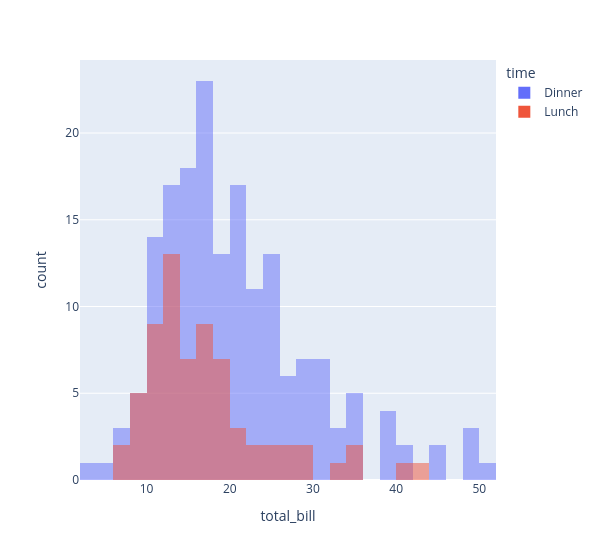

The notebook cell this image was saved under:
### Code cell
px.histogram(data_frame=tip_df, x='total_bill', width=600, color='time', barmode='overlay')

### Figure 1 — Plotly figure (JSON) as saved in the notebook; plotly's stock layout.template omitted (floating-point values rounded to 4 significant figures; data arrays with more than 128 entries replaced by an {"elided": "..."} marker saying what was removed)
{"data": [{"bingroup": "x", "hovertemplate": "time=Dinner<br>total_bill=%{x}<br>count=%{y}<extra></extra>", "legendgroup": "Dinner", "marker": {"color": "#636efa", "opacity": 0.5, "pattern": {"shape": ""}}, "name": "Dinner", "orientation": "v", "showlegend": true, "type": "histogram", "x": {"elided": "176 float values"}, "xaxis": "x", "yaxis": "y"}, {"bingroup": "x", "hovertemplate": "time=Lunch<br>total_bill=%{x}<br>count=%{y}<extra></extra>", "legendgroup": "Lunch", "marker": {"color": "#EF553B", "opacity": 0.5, "pattern": {"shape": ""}}, "name": "Lunch", "orientation": "v", "showlegend": true, "type": "histogram", "x": [27.2, 22.76, 17.29, 19.44, 16.66, 10.07, 32.68, 15.98, 34.83, 13.03, 18.28, 24.71, 21.16, 10.65, 12.43, 24.08, 11.69, 13.42, 14.26, 15.95, 12.48, 29.8, 8.52, 14.52, 11.38, 22.82, 19.08, 20.27, 11.17, 12.26, 18.26, 8.51, 10.33, 14.15, 16.0, 13.16, 17.47, 34.3, 41.19, 27.05, 16.43, 8.35, 18.64, 11.87, 9.78, 7.51, 19.81, 28.44, 15.48, 16.58, 7.56, 10.34, 43.11, 13.0, 13.51, 18.71, 12.74, 13.0, 16.4, 20.53, 16.47, 12.16, 13.42, 8.58, 15.98, 13.42, 16.27, 10.09], "xaxis": "x", "yaxis": "y"}], "layout": {"barmode": "overlay", "legend": {"title": {"text": "time"}, "tracegroupgap": 0}, "margin": {"t": 60}, "width": 600, "xaxis": {"anchor": "y", "domain": [0, 1], "title": {"text": "total_bill"}}, "yaxis": {"anchor": "x", "domain": [0, 1], "title": {"text": "count"}}}}
